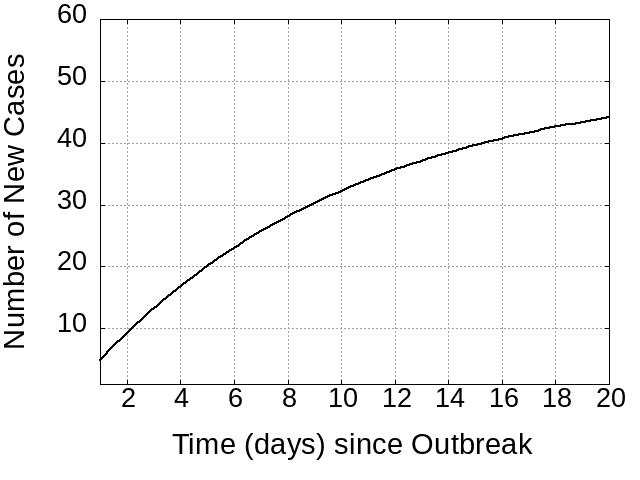

Write the gnuplot code that produced this figure.
set key box off
set lmargin 10
set bmargin 5
set xtics font "Arial,20"
set ytics font "Arial,20"
set xlabel "Time (days) since Outbreak" font "Arial,22" offset 0,-1
set ylabel "Number of New Cases" font "Arial,22" offset -2,0
set xrange [1:20]
set yrange [1:60]
set grid
a = 51
b = 0.1
f(x) = a*(1-exp(-b*x))
set terminal png
set output "outbreak.png"
plot f(x) w l lc -1 lw 2